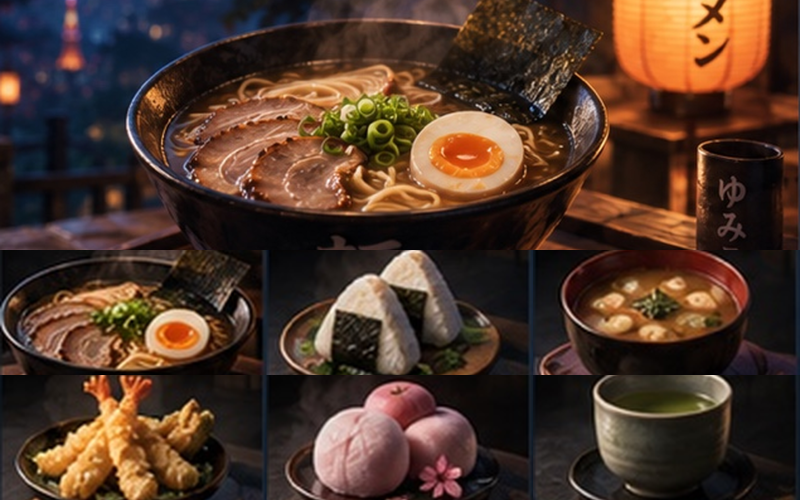
#> input picture Assets/Rokas/Resources/Food/ROKAS_FoodAtlas.png, 1600 x 1000 px (shown at 1/2 size)
$ python temp_generate_food_details.py
#> lines starting #> are read from the running program, lines starting #| are printed output that depends on the picture
from pathlib import Path
from PIL import Image, ImageFilter

ROOT = Path(__file__).resolve().parents[1]
SOURCE = ROOT / "Assets/Rokas/Resources/Food/ROKAS_FoodAtlas.png"
OUT = ROOT / "Assets/Rokas/Resources/Food/Details"

CROPS = {
    "TravelerOnigiri": (0.333125, 0.25, 0.333125, 0.25),
    "SpicyMiso": (0.66625, 0.25, 0.33375, 0.25),
    "HunterTempura": (0.0, 0.0, 0.333125, 0.25),
    "MoonMochi": (0.333125, 0.0, 0.333125, 0.25),
    "GreenTea": (0.66625, 0.0, 0.33375, 0.25),
}

META_GUIDS = {
    "TravelerOnigiri": "d150b21586b14d6a97a80118fc190001",
    "SpicyMiso": "d150b21586b14d6a97a80118fc190002",
    "HunterTempura": "d150b21586b14d6a97a80118fc190003",
    "MoonMochi": "d150b21586b14d6a97a80118fc190004",
    "GreenTea": "d150b21586b14d6a97a80118fc190005",
}

FOLDER_META = """fileFormatVersion: 2\nguid: d150b21586b14d6a97a80118fc190000\nfolderAsset: yes\nDefaultImporter:\n  externalObjects: {}\n  userData: High-resolution YOMI food detail images derived from the approved source atlas\n  assetBundleName:\n  assetBundleVariant:\n"""

TEXTURE_META = """fileFormatVersion: 2\nguid: {guid}\nTextureImporter:\n  internalIDToNameTable: []\n  externalObjects: {{}}\n  serializedVersion: 13\n  mipmaps:\n    mipMapMode: 0\n    enableMipMap: 0\n    sRGBTexture: 1\n    linearTexture: 0\n    fadeOut: 0\n    borderMipMap: 0\n    mipMapsPreserveCoverage: 0\n    alphaTestReferenceValue: 0.5\n    mipMapFadeDistanceStart: 1\n    mipMapFadeDistanceEnd: 3\n  isReadable: 0\n  streamingMipmaps: 0\n  grayScaleToAlpha: 0\n  generateCubemap: 6\n  cubemapConvolution: 0\n  seamlessCubemap: 0\n  textureFormat: 1\n  maxTextureSize: 2048\n  textureSettings:\n    serializedVersion: 2\n    filterMode: 1\n    aniso: 1\n    mipBias: 0\n    wrapU: 1\n    wrapV: 1\n    wrapW: 1\n  nPOTScale: 0\n  lightmap: 0\n  compressionQuality: 100\n  spriteMode: 0\n  spriteExtrude: 1\n  spriteMeshType: 1\n  alignment: 0\n  spritePivot: {{x: 0.5, y: 0.5}}\n  spritePixelsToUnits: 100\n  spriteBorder: {{x: 0, y: 0, z: 0, w: 0}}\n  alphaUsage: 1\n  alphaIsTransparency: 0\n  spriteTessellationDetail: -1\n  textureType: 0\n  textureShape: 1\n  singleChannelComponent: 0\n  flipbookRows: 1\n  flipbookColumns: 1\n  platformSettings:\n  - serializedVersion: 3\n    buildTarget: DefaultTexturePlatform\n    maxTextureSize: 2048\n    resizeAlgorithm: 0\n    textureFormat: -1\n    textureCompression: 0\n    compressionQuality: 100\n    crunchedCompression: 0\n    allowsAlphaSplitting: 0\n    overridden: 0\n    ignorePlatformSupport: 0\n    androidETC2FallbackOverride: 0\n    forceMaximumCompressionQuality_BC6H_BC7: 0\n  spriteSheet:\n    serializedVersion: 2\n    sprites: []\n    outline: []\n    physicsShape: []\n    bones: []\n    spriteID:\n    internalID: 0\n    vertices: []\n    indices:\n    edges: []\n    weights: []\n    secondaryTextures: []\n    nameFileIdTable: {{}}\n  mipmapLimitGroupName:\n  pSDRemoveMatte: 0\n  userData: YOMI food detail quality pass; lossless PNG, no Unity texture compression\n  assetBundleName:\n  assetBundleVariant:\n"""


def crop_from_unity_uv(image, uv):
    x, y, w, h = uv
    left = round(x * image.width)
    right = round((x + w) * image.width)
    top = round((1.0 - (y + h)) * image.height)
    bottom = round((1.0 - y) * image.height)
    return image.crop((left, top, right, bottom))


def main():
    image = Image.open(SOURCE).convert("RGB")
#> image is the input picture: PIL image 1600x1000 RGB; mean R, G, B 78.1, 54.3, 41.3
    OUT.mkdir(parents=True, exist_ok=True)
    (OUT.parent / "Details.meta").write_text(FOLDER_META, encoding="utf-8")
    print(f"source atlas: {image.width}x{image.height}")
#| source atlas: 1600x1000

    for name, uv in CROPS.items():
        crop = crop_from_unity_uv(image, uv)
        scale = 4
        enlarged = crop.resize((crop.width * scale, crop.height * scale), Image.Resampling.LANCZOS)
        enlarged = enlarged.filter(ImageFilter.UnsharpMask(radius=1.2, percent=115, threshold=3))
        path = OUT / f"{name}.png"
        enlarged.save(path, format="PNG", optimize=False, compress_level=6)
        path.with_suffix(path.suffix + ".meta").write_text(
            TEXTURE_META.format(guid=META_GUIDS[name]), encoding="utf-8")
        print(f"{name}: {crop.width}x{crop.height} -> {enlarged.width}x{enlarged.height}")
#> this loop made 5 passes
#> pass 1, in main, `crop = crop_from_unity_uv(image, uv)`:
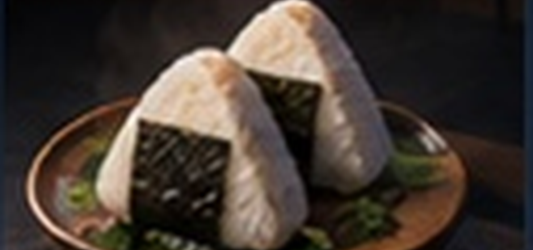
#> crop: PIL image 533x250 RGB; mean R, G, B 67.3, 57.3, 49.8
#> pass 2, in main, `crop = crop_from_unity_uv(image, uv)`:
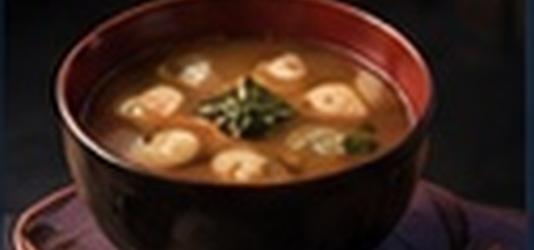
#> crop: PIL image 534x250 RGB; mean R, G, B 65.1, 41, 29.5
#> after the loop:
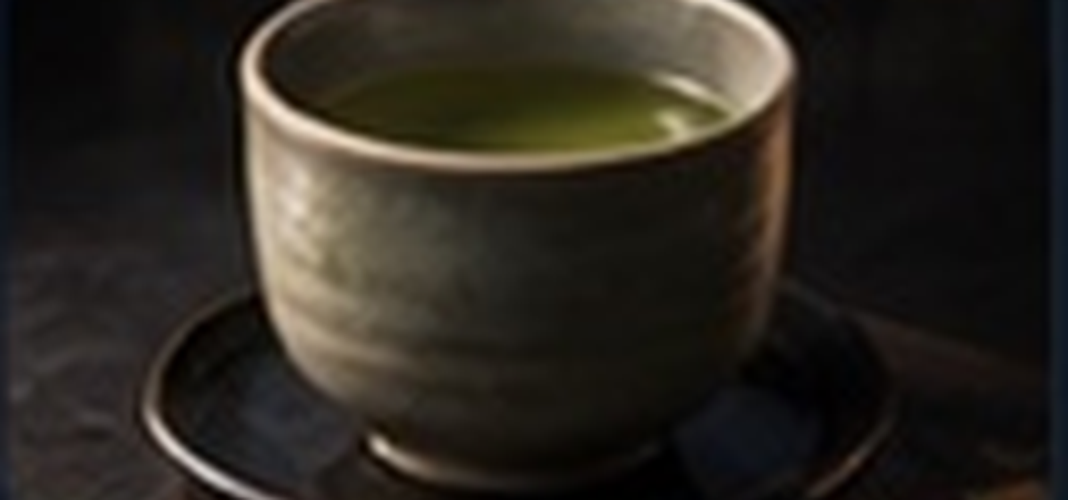
#> enlarged: PIL image 2136x1000 RGB (shown at 1/2 size); mean R, G, B 42.8, 38.5, 32.1


if __name__ == "__main__":
    main()
